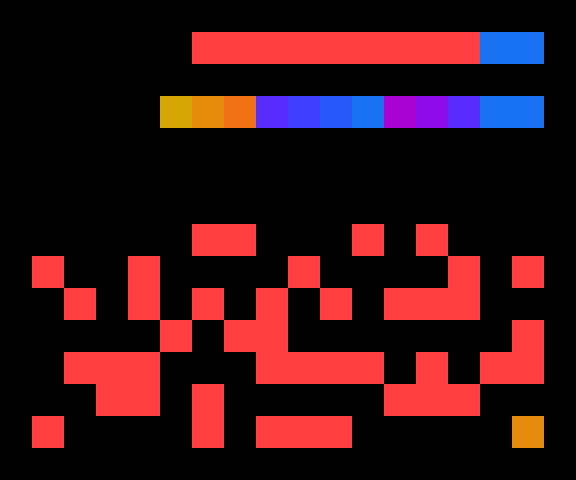

Below is a game level as drawn by its tile map, then a one-line description and the .tmx that defines it (tile-layer data replaced by summaries):
An orthogonal 18x15 tile map with 32x32 px tiles, 1 tile layer (tiles) and 135 objects (134x Static, Start).

<map version="1.5" tiledversion="1.5.0" orientation="orthogonal" renderorder="right-down" width="18" height="15" tilewidth="32" tileheight="32" infinite="0" nextlayerid="6" nextobjectid="578">
 <properties>
  <property name="Turn Limit" value="1500" />
 </properties>
 <tileset firstgid="1" source="../basic.tsx" />
 <layer id="5" name="tiles" width="18" height="15">
  <data>[270 cells, 164 non-empty, 12 distinct tile ids]</data>
 </layer>
 <objectgroup id="2" name="objects">
  <object id="1" name="Start" type="Start" gid="17" x="512" y="96" width="32" height="32" />
  <object id="4" name="S1" type="Static" gid="12" x="352" y="64" width="32" height="32">
   <properties>
    <property name="Group" type="int" value="31" />
    <property name="Properties" value="kills" />
   </properties>
  </object>
  <object id="5" name="S2" type="Static" gid="13" x="416" y="64" width="32" height="32">
   <properties>
    <property name="Group" type="int" value="2" />
    <property name="Properties" value="kills" />
   </properties>
  </object>
  <object id="6" name="S8" type="Static" gid="14" x="384" y="64" width="32" height="32">
   <properties>
    <property name="Group" type="int" value="8" />
    <property name="Properties" value="kills" />
   </properties>
  </object>
  <object id="7" name="S6" type="Static" gid="15" x="320" y="64" width="32" height="32">
   <properties>
    <property name="Group" type="int" value="6" />
    <property name="Properties" value="kills" />
   </properties>
  </object>
  <object id="9" name="C6" type="Static" gid="16" x="288" y="64" width="32" height="32">
   <properties>
    <property name="Group" type="int" value="18" />
    <property name="Properties" value="" />
   </properties>
  </object>
  <object id="10" name="C9" type="Static" gid="19" x="256" y="64" width="32" height="32">
   <properties>
    <property name="Group" type="int" value="21" />
    <property name="Properties" value="" />
   </properties>
  </object>
  <object id="11" name="C8" type="Static" gid="20" x="224" y="64" width="32" height="32">
   <properties>
    <property name="Group" type="int" value="20" />
    <property name="Properties" value="" />
   </properties>
  </object>
  <object id="12" name="S11" type="Static" gid="21" x="192" y="64" width="32" height="32">
   <properties>
    <property name="Group" type="int" value="11" />
    <property name="Properties" value="kills" />
   </properties>
  </object>
  <object id="13" name="S3" type="Static" gid="22" x="160" y="128" width="32" height="32">
   <properties>
    <property name="Group" type="int" value="3" />
    <property name="Properties" value="kills" />
   </properties>
  </object>
  <object id="14" name="C10" type="Static" gid="23" x="192" y="128" width="32" height="32">
   <properties>
    <property name="Group" type="int" value="22" />
    <property name="Properties" value="" />
   </properties>
  </object>
  <object id="15" name="S5" type="Static" gid="25" x="224" y="128" width="32" height="32">
   <properties>
    <property name="Group" type="int" value="5" />
    <property name="Properties" value="kills" />
   </properties>
  </object>
  <object id="16" name="C3" type="Static" gid="26" x="256" y="128" width="32" height="32">
   <properties>
    <property name="Group" type="int" value="15" />
    <property name="Properties" value="" />
   </properties>
  </object>
  <object id="17" name="C4" type="Static" gid="27" x="288" y="128" width="32" height="32">
   <properties>
    <property name="Group" type="int" value="16" />
    <property name="Properties" value="" />
   </properties>
  </object>
  <object id="18" name="S12" type="Static" gid="28" x="320" y="128" width="32" height="32">
   <properties>
    <property name="Group" type="int" value="12" />
    <property name="Properties" value="kills" />
   </properties>
  </object>
  <object id="19" name="S10" type="Static" gid="29" x="352" y="128" width="32" height="32">
   <properties>
    <property name="Group" type="int" value="10" />
    <property name="Properties" value="kills" />
   </properties>
  </object>
  <object id="20" name="C2" type="Static" gid="30" x="384" y="128" width="32" height="32">
   <properties>
    <property name="Group" type="int" value="14" />
    <property name="Properties" value="" />
   </properties>
  </object>
  <object id="21" name="C11" type="Static" gid="31" x="416" y="128" width="32" height="32">
   <properties>
    <property name="Group" type="int" value="23" />
    <property name="Properties" value="" />
   </properties>
  </object>
  <object id="24" name="S4" type="Static" gid="37" x="448" y="128" width="32" height="32">
   <properties>
    <property name="Group" type="int" value="4" />
    <property name="Properties" value="kills" />
   </properties>
  </object>
  <object id="25" name="S7" type="Static" gid="38" x="480" y="128" width="32" height="32">
   <properties>
    <property name="Group" type="int" value="7" />
    <property name="Properties" value="kills" />
   </properties>
  </object>
  <object id="26" name="S9" type="Static" gid="39" x="512" y="128" width="32" height="32">
   <properties>
    <property name="Group" type="int" value="9" />
    <property name="Properties" value="kills" />
   </properties>
  </object>
  <object id="27" name="C1" type="Static" gid="40" x="448" y="64" width="32" height="32">
   <properties>
    <property name="Group" type="int" value="13" />
    <property name="Properties" value="" />
   </properties>
  </object>
  <object id="28" name="C5" type="Static" gid="41" x="480" y="64" width="32" height="32">
   <properties>
    <property name="Group" type="int" value="17" />
    <property name="Properties" value="" />
   </properties>
  </object>
  <object id="38" name="C7" type="Static" gid="12" x="512" y="64" width="32" height="32">
   <properties>
    <property name="Group" type="int" value="19" />
    <property name="Properties" value="" />
   </properties>
  </object>
  <object id="98" name="C1" type="Static" gid="40" x="32" y="416" width="32" height="32">
   <properties>
    <property name="Group" type="int" value="13" />
    <property name="Properties" value="" />
   </properties>
  </object>
  <object id="99" name="C1" type="Static" gid="40" x="96" y="352" width="32" height="32">
   <properties>
    <property name="Group" type="int" value="13" />
    <property name="Properties" value="" />
   </properties>
  </object>
  <object id="102" name="C1" type="Static" gid="40" x="224" y="448" width="32" height="32">
   <properties>
    <property name="Group" type="int" value="13" />
    <property name="Properties" value="" />
   </properties>
  </object>
  <object id="104" name="C1" type="Static" gid="40" x="288" y="320" width="32" height="32">
   <properties>
    <property name="Group" type="int" value="13" />
    <property name="Properties" value="" />
   </properties>
  </object>
  <object id="105" name="C1" type="Static" gid="40" x="320" y="352" width="32" height="32">
   <properties>
    <property name="Group" type="int" value="13" />
    <property name="Properties" value="" />
   </properties>
  </object>
  <object id="106" name="C1" type="Static" gid="40" x="352" y="416" width="32" height="32">
   <properties>
    <property name="Group" type="int" value="13" />
    <property name="Properties" value="" />
   </properties>
  </object>
  </objectgroup>
</map>
<!-- 105 of 135 objects omitted -->
